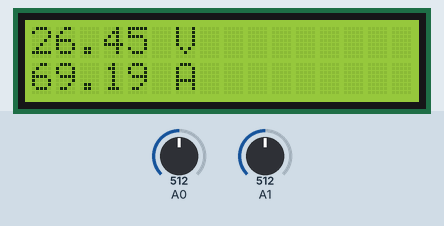
Bench run of a sketch on a simulated Arduino Zero (SAMD21). Shown: 16×2 character LCD. The inputs (shaded band) are chosen by the test bench; at power-on: A0 = 512, A1 = 512 (analog values on the 0–1023 scale). What the sketch prints to the serial monitor is not drawn.

Above: at 1.2 s.
1.3 s: A0 set to 716
At 1.6 s:
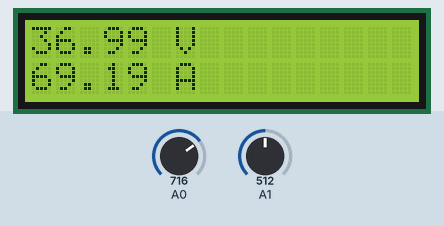
2.8 s: A1 set to 716
At 4.0 s:
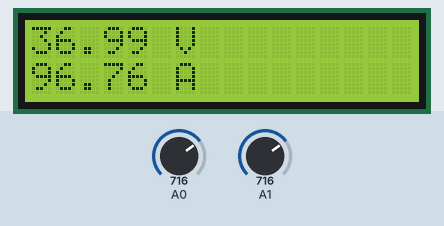
4.3 s: A0 set to 900
At 5.0 s:
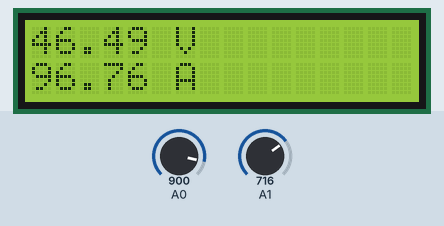
5.8 s: A1 set to 900
At 7.0 s:
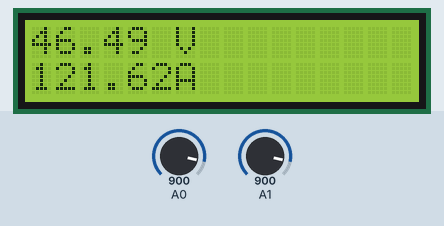
7.3 s: A0 set to 1023
At 8.4 s:
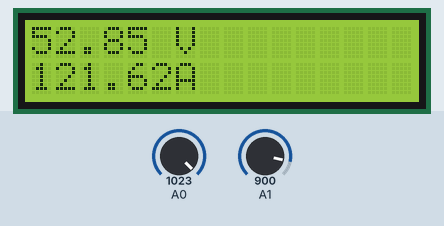
8.8 s: A1 set to 1023
At 9.5 s:
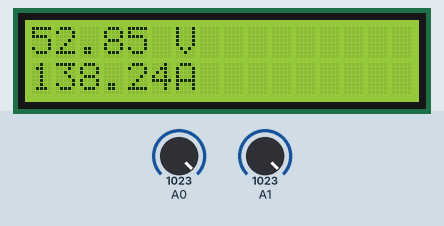
Timing chart, 0 to 11.3 s (numbered marks = the images above; inputs shaded):
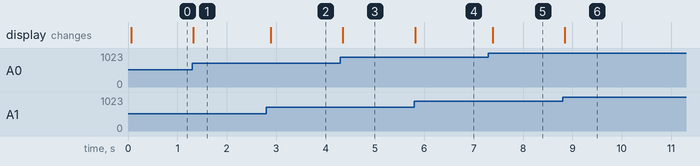

Measured:
- after the input at 1.3 s, the display: changes at once (image 1)
- after the input at 2.8 s, the display: changes after 0.09 s (image 2)
- after the input at 4.3 s, the display: changes after 0.05 s (image 3)
- after the input at 5.8 s, the display: changes at once (image 4)
- after the input at 7.3 s, the display: changes after 0.08 s (image 5)
- after the input at 8.8 s, the display: changes after 0.05 s (image 6)

The sketch:

current_sensing_test.ino
```cpp
#include <LiquidCrystal.h>

float voltage = 0;
float current = 0;

int voltagePin = 0;
int currentPin = 1;

LiquidCrystal lcd(12, 11, 5, 4, 3, 2);

void setup() {
  Serial.begin(9600);
  analogReadResolution(12);

  // set up the LCD's number of columns and rows:
  lcd.begin(16, 2);
}

void loop() {
  voltage = analogRead(voltagePin);
  current = analogRead(currentPin);

  // TODO map voltage and current from 0-4095 to their real values
  voltage = map(voltage, 0, 3871, 0, 5000) / 100.0;
  current = current / 7.4 / 4;

  String out = "Voltage: ";
  out += voltage;
  out += "V\t\tCurrent: ";
  out += current;
  out += "A";

  Serial.println(out);

  lcd.clear();
  // set the cursor to column 0, line 1
  // (note: line 1 is the second row, since counting begins with 0):
  lcd.setCursor(0, 0);
  // print the number of seconds since reset:
  lcd.print(voltage);
  lcd.setCursor(0, 1);
  lcd.print(current);

  // Print the units:
  lcd.setCursor(6, 0);
  lcd.print("V");
  lcd.setCursor(6, 1);
  lcd.print("A");

  delay(100);
}
```
